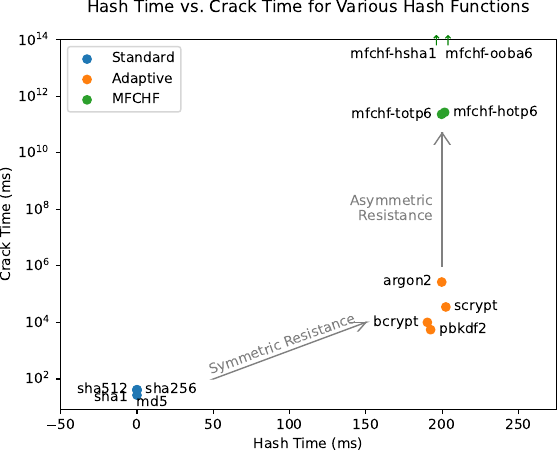

Write the Python code that produced this figure.
# Import libraries
import matplotlib.pyplot as plt
import numpy as np

z = [0.0169, 0.0211, 0.0106, 0.0102]
y = [26.91, 41.07, 41.85, 40.93]
n = ["\nmd5", "\nsha1", 'sha256', "sha512"]
plt.scatter(z, y)
for i, txt in enumerate(n):
    if (i%2 == 0): plt.annotate("  " + txt, (z[i], y[i]), ha='left', va='center')
    else: plt.annotate(txt + "  ", (z[i], y[i]), ha='right', va='center')

z = [192.4, 190.3, 202.4, 199.7]
y = [5557.75, 10071.5, 35378.8, 269000]
n = ['pbkdf2', 'bcrypt', 'scrypt', 'argon2']
plt.scatter(z, y)
for i, txt in enumerate(n):
    if (i%2 == 0): plt.annotate("  " + txt, (z[i], y[i]), ha='left', va='center')
    else: plt.annotate(txt + "  ", (z[i], y[i]), ha='right', va='center')

z = [201.6, 199.6]
y = [2.7 * 10**11, 2.3*10**11]
n = ['mfchf-hotp6', 'mfchf-totp6']
plt.scatter(z, y)
for i, txt in enumerate(n):
    if (i%2 == 0): plt.annotate("  " + txt, (z[i], y[i]), ha='left', va='center')
    else: plt.annotate(txt + "  ", (z[i], y[i]), ha='right', va='center')

plt.annotate("↑↑", (200, 5*10**13), ha='center', va='bottom', color='green')
plt.annotate("mfchf-hsha1  mfchf-ooba6", (200, 5*10**13), ha='center', va='top')

plt.ylabel('Crack Time (ms)')
plt.yscale('log')
plt.ylim(top=10**14)

plt.xlabel('Hash Time (ms)')
plt.xlim(-50, 275)

plt.legend(['Standard', 'Adaptive', 'MFCHF'], loc='upper left')
plt.title("Hash Time vs. Crack Time for Various Hash Functions\n")

plt.arrow(50, 10**2, 100, 10**4, head_width=0, head_length=0, color='grey')
plt.arrow(140, 10**2 + 10**4, 10, 0, head_width=0, head_length=0, color='grey')
plt.arrow(145, 0.5 * 10**4, 5, 10**2 + 0.5*10**4, head_width=0, head_length=0, color='grey')
plt.annotate("Symmetric Resistance  \n", (100, 10**3), ha='center', va='center', color='grey', rotation=20)

plt.arrow(200, 10**6, 0, 5*10**10, head_width=0, head_length=0, color='grey', width=0.3)
plt.arrow(200, 5*10**10, -5, -3*10**10, head_width=0, head_length=0, color='grey')
plt.arrow(200, 5*10**10, 5, -3*10**10, head_width=0, head_length=0, color='grey')
plt.annotate("Asymmetric  \nResistance  ", (200, 10**8), ha='right', va='center', color='grey')
# show plot
plt.savefig('evaluation.pdf', bbox_inches='tight', pad_inches=0)
plt.show()
